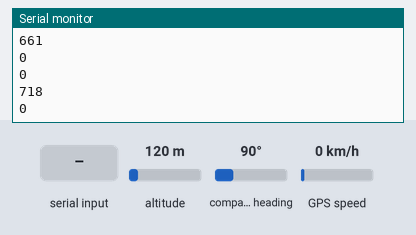
Simulated run of this sketch. Board: Arduino Uno, built with avr-gcc and run on an emulated ATmega328P. Shown: the last lines printed to the serial monitor. The inputs (shaded band) are chosen by the test bench; at power-on: altitude 120 m, compass heading 90°, GPS speed 0 km/h. The GPS gets a fix after 3 s at 37.7749, -122.4194 with 8 satellites.

Above: at 1.2 s.
1.3 s: altitude set to 20 m
At 2.6 s:
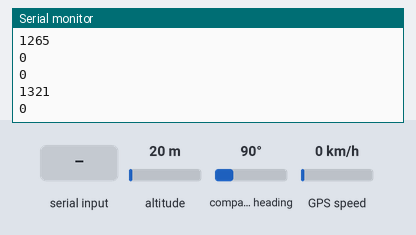
2.8 s: "1" received over the second serial link
4.3 s: compass heading set to 7°
At 5.6 s:
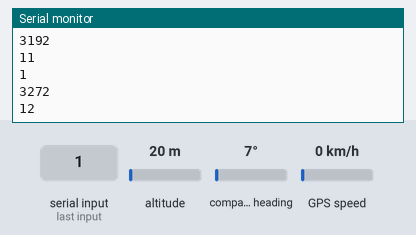
5.8 s: GPS speed set to 2 km/h
At 6.4 s:
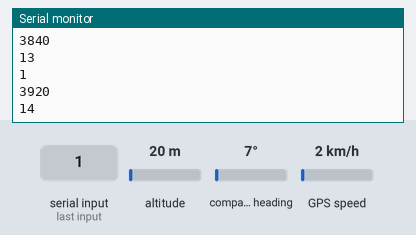
7.3 s: "0" received over the second serial link
Timing chart, 0 to 9.8 s (numbered marks = the images above; inputs shaded):
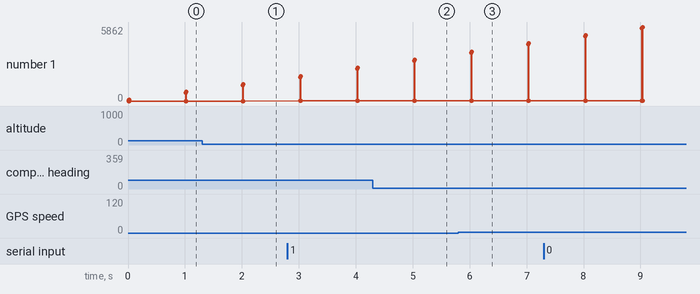

Measured:
- after the input at 1.3 s, the serial monitor: prints a new line after 0.72 s (image 1)
- after the input at 4.3 s, the serial monitor: prints a new line after 0.73 s (image 2)

The sketch:

dht.ino
```cpp
#include <SoftwareSerial.h>
#include <TinyGPSPlus.h>

SoftwareSerial gpsSerial(2, 3);  // RX, TX
TinyGPSPlus gps;

void setup() {
  Serial.begin(57600);
  gpsSerial.begin(115200); // try 9600 first
}

void loop() {
  while (gpsSerial.available()) {

    if(gps.encode(gpsSerial.read())){
      Serial.println(gps.location.isValid());
      Serial.println(gps.charsProcessed());
      Serial.println(gps.sentencesWithFix());
    }

  }
}
```
